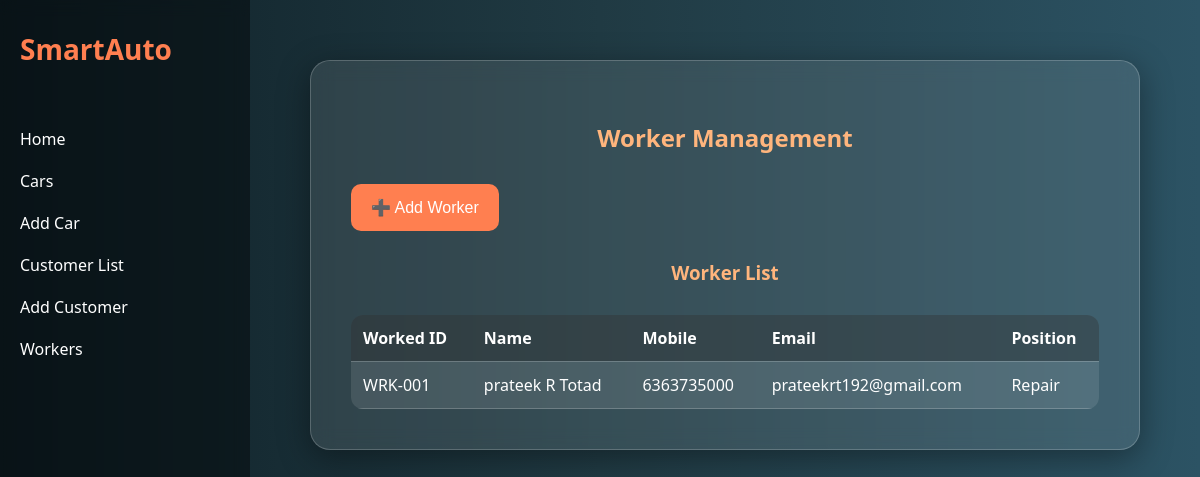
The page /car_dealership/workers/ on the database its author committed.
### car_dealership/models.py (models this page shows, shortened)
class Worker(models.Model):
    worker_id=models.CharField(max_length=100,default="WRK-001", unique=True)
    name = models.CharField(max_length=100)
    mobile_no = models.CharField(max_length=10)
    email_id = models.EmailField()
    address = models.TextField(blank=True)
    position = models.CharField(max_length=100)

### car_dealership/views.py (the view)
# urls.py: path('workers/', views.worker_view, name='worker_list'),
def worker_view(request):
    form = WorkerForm()
    workers = Worker.objects.all().order_by('-id')
    return render(request, 'car_dealership/workers.html', {'form': form, 'workers': workers})

### car_dealership/templates/car_dealership/workers.html (shortened to what this page needs)
<!DOCTYPE html>
<html>
<head>
</head>
<body>
<div class="main-wrapper">
    <aside>
        <div>SmartAuto</div>
        <a href="{% url 'index' %}">Home</a>
        <a href="{% url 'car_list' %}">Cars</a>
        <a href="{% url 'add_car' %}">Add Car</a>
        <a href="{% url 'customer_list' %}">Customer List</a>
        <a href="{% url 'add_customer' %}">Add Customer</a>
        <a href="{% url 'worker_list' %}">Workers</a>
    </aside>
    <div class="form-container">
        <div class="form-box">
            <h2>Worker Management</h2>
            <button class="btn" onclick="toggleForm()">➕ Add Worker</button>
            <div class="worker-list">
                <h3>Worker List</h3>
                <table id="worker-table">
                    <thead>
                        <tr>
                            <th>Worked ID</th>
                            <th>Name</th>
                            <th>Mobile</th>
                            <th>Email</th>
                            <th>Position</th>
                        </tr>
                    </thead>
                    <tbody>
                        {% for worker in workers %}
                        <tr>
                            <td>{{ worker.worker_id }}</td>
                            <td>{{ worker.name }}</td>
                            <td>{{ worker.mobile_no }}</td>
                            <td>{{ worker.email_id }}</td>
                            <td>{{ worker.position }}</td>
                        </tr>
                        {% endfor %}
                    </tbody>
                </table>
            </div>
        </div>
    </div>
</div>
</body>
</html>

### car_dealership/templates/car_dealership/workers.html (style rules this page uses)
* { box-sizing: border-box; }
body { margin: 0; background: linear-gradient(to right, #0f2027, #203a43, #2c5364); color: #fff; font-family: 'Segoe UI', Tahoma, Geneva, Verdana, sans-serif; min-height: 100vh; }
.main-wrapper { display: flex; min-height: 100vh; }
aside { width: 250px; background: rgba(0, 0, 0, 0.4); padding: 30px 20px; display: flex; flex-direction: column; gap: 20px; position: sticky; top: 0; height: 100vh; backdrop-filter: blur(8px); }
aside div { font-size: 28px; font-weight: bold; color: #ff7f50; margin-bottom: 40px; }
aside a { color: #fff; text-decoration: none; font-size: 16px; transition: 0.3s; }
.form-container { flex: 1; padding: 60px; }
.form-box { background: rgba(255, 255, 255, 0.1); padding: 40px; border-radius: 20px; box-shadow: 0 8px 32px rgba(0, 0, 0, 0.37); backdrop-filter: blur(10px); border: 1px solid rgba(255, 255, 255, 0.2); max-width: 900px; margin: auto; animation: fadeIn 1s ease-in-out; }
h2, h3 { text-align: center; color: #ffb57d; }
.btn { padding: 14px 20px; border: none; font-size: 16px; border-radius: 10px; background: #ff7f50; color: #fff; cursor: pointer; transition: background 0.3s ease; margin: 10px 0; }
.worker-list table { width: 100%; border-collapse: collapse; margin-top: 30px; background: rgba(255, 255, 255, 0.1); border-radius: 12px; overflow: hidden; }
.worker-list th, .worker-list td { padding: 12px; border-bottom: 1px solid rgba(255, 255, 255, 0.2); text-align: left; color: #fff; }
.worker-list th { background: rgba(0, 0, 0, 0.3); }

### rows shown on the page
Worker: worker_id "WRK-001", name "prateek R Totad", mobile_no "6363735000", email_id "prateekrt192@gmail.com", position "Repair"
